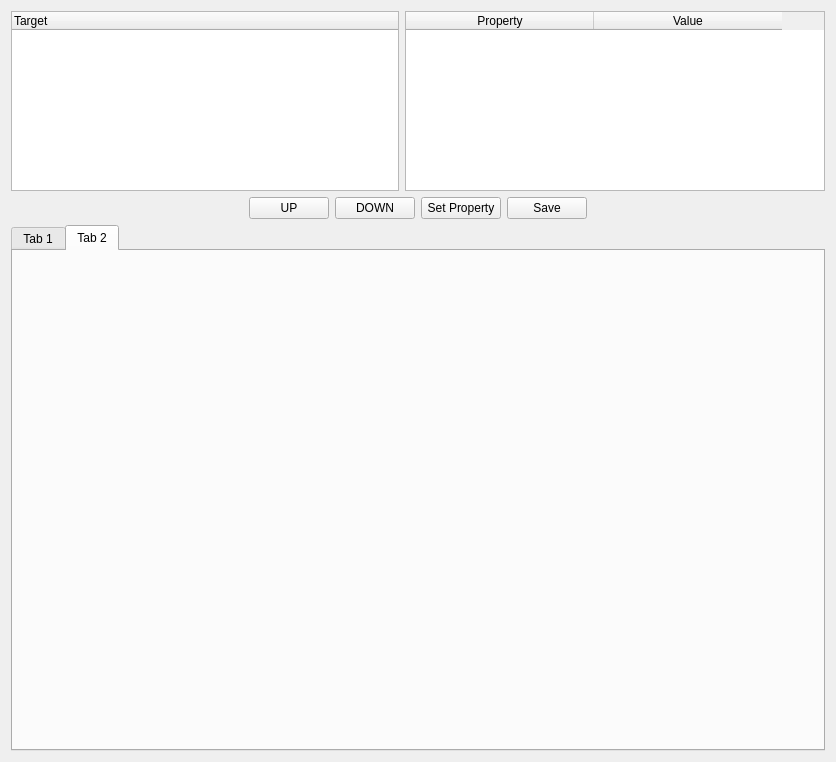
<?xml version="1.0" encoding="UTF-8"?>
<ui version="4.0">
 <class>Form</class>
 <widget class="QWidget" name="Form">
  <property name="geometry">
   <rect>
    <x>0</x>
    <y>0</y>
    <width>836</width>
    <height>762</height>
   </rect>
  </property>
  <property name="minimumSize">
   <size>
    <width>650</width>
    <height>0</height>
   </size>
  </property>
  <property name="windowTitle">
   <string>Manage materials</string>
  </property>
  <layout class="QVBoxLayout" name="verticalLayout">
   <item>
    <layout class="QHBoxLayout" name="lay_target1">
     <item>
      <widget class="QTreeWidget" name="tre_target">
       <property name="sizePolicy">
        <sizepolicy hsizetype="Expanding" vsizetype="Expanding">
         <horstretch>0</horstretch>
         <verstretch>0</verstretch>
        </sizepolicy>
       </property>
       <property name="maximumSize">
        <size>
         <width>9999</width>
         <height>180</height>
        </size>
       </property>
       <column>
        <property name="text">
         <string>Target</string>
        </property>
       </column>
      </widget>
     </item>
     <item>
      <widget class="QTableWidget" name="tbl_target">
       <property name="sizePolicy">
        <sizepolicy hsizetype="Minimum" vsizetype="Expanding">
         <horstretch>0</horstretch>
         <verstretch>0</verstretch>
        </sizepolicy>
       </property>
       <property name="minimumSize">
        <size>
         <width>420</width>
         <height>0</height>
        </size>
       </property>
       <property name="maximumSize">
        <size>
         <width>16777215</width>
         <height>180</height>
        </size>
       </property>
       <attribute name="horizontalHeaderDefaultSectionSize">
        <number>188</number>
       </attribute>
       <column>
        <property name="text">
         <string>Property</string>
        </property>
       </column>
       <column>
        <property name="text">
         <string>Value</string>
        </property>
       </column>
      </widget>
     </item>
    </layout>
   </item>
   <item>
    <layout class="QHBoxLayout" name="lay_buttons">
     <item>
      <spacer name="horizontalSpacer">
       <property name="orientation">
        <enum>Qt::Horizontal</enum>
       </property>
       <property name="sizeHint" stdset="0">
        <size>
         <width>40</width>
         <height>20</height>
        </size>
       </property>
      </spacer>
     </item>
     <item>
      <widget class="QPushButton" name="btn_load">
       <property name="maximumSize">
        <size>
         <width>100</width>
         <height>16777215</height>
        </size>
       </property>
       <property name="text">
        <string>UP</string>
       </property>
      </widget>
     </item>
     <item>
      <widget class="QPushButton" name="btn_del">
       <property name="maximumSize">
        <size>
         <width>100</width>
         <height>16777215</height>
        </size>
       </property>
       <property name="text">
        <string>DOWN</string>
       </property>
      </widget>
     </item>
     <item>
      <widget class="QPushButton" name="pushButton">
       <property name="text">
        <string>Set Property</string>
       </property>
      </widget>
     </item>
     <item>
      <widget class="QPushButton" name="btn_save">
       <property name="text">
        <string>Save</string>
       </property>
      </widget>
     </item>
     <item>
      <spacer name="horizontalSpacer_2">
       <property name="orientation">
        <enum>Qt::Horizontal</enum>
       </property>
       <property name="sizeHint" stdset="0">
        <size>
         <width>40</width>
         <height>20</height>
        </size>
       </property>
      </spacer>
     </item>
    </layout>
   </item>
   <item>
    <widget class="QTabWidget" name="tab_db">
     <property name="currentIndex">
      <number>1</number>
     </property>
     <widget class="QWidget" name="lay_tab1">
      <attribute name="title">
       <string>Tab 1</string>
      </attribute>
      <layout class="QHBoxLayout" name="horizontalLayout">
       <item>
        <widget class="QTreeWidget" name="tre_tab1">
         <property name="sizePolicy">
          <sizepolicy hsizetype="Expanding" vsizetype="Expanding">
           <horstretch>0</horstretch>
           <verstretch>0</verstretch>
          </sizepolicy>
         </property>
         <property name="maximumSize">
          <size>
           <width>9999</width>
           <height>16777215</height>
          </size>
         </property>
         <column>
          <property name="text">
           <string notr="true">1</string>
          </property>
         </column>
        </widget>
       </item>
       <item>
        <widget class="QTableWidget" name="tbl_tab1">
         <property name="sizePolicy">
          <sizepolicy hsizetype="Minimum" vsizetype="Expanding">
           <horstretch>0</horstretch>
           <verstretch>0</verstretch>
          </sizepolicy>
         </property>
         <property name="minimumSize">
          <size>
           <width>405</width>
           <height>0</height>
          </size>
         </property>
         <attribute name="horizontalHeaderDefaultSectionSize">
          <number>190</number>
         </attribute>
         <attribute name="horizontalHeaderMinimumSectionSize">
          <number>41</number>
         </attribute>
         <column>
          <property name="text">
           <string>Property</string>
          </property>
         </column>
         <column>
          <property name="text">
           <string>Value</string>
          </property>
         </column>
        </widget>
       </item>
      </layout>
     </widget>
     <widget class="QWidget" name="tab_2">
      <attribute name="title">
       <string>Tab 2</string>
      </attribute>
     </widget>
    </widget>
   </item>
  </layout>
 </widget>
 <resources/>
 <connections/>
</ui>
